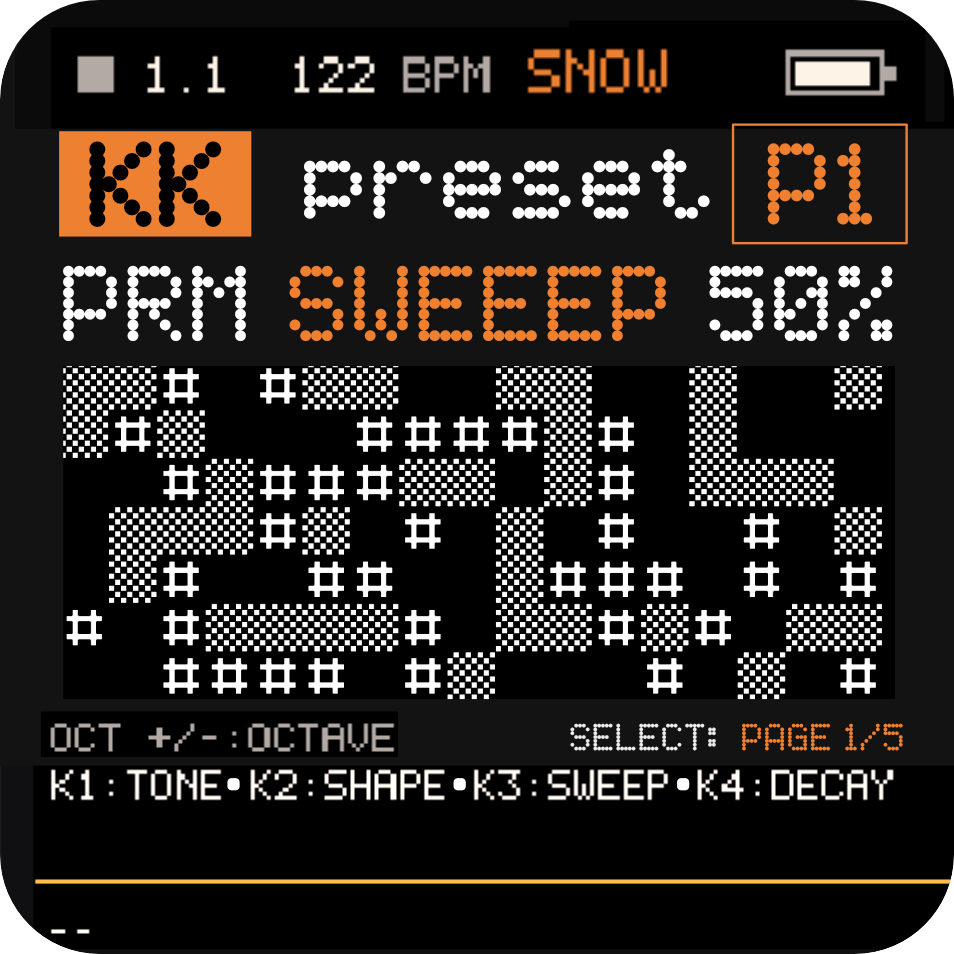
#> input picture assets/stattic-home/1.jpg, 954 x 954 px; its folder holds 4 pictures in this run
$ python gen_stattic_art.py
#> lines starting #> are read from the running program, lines starting #| are printed output that depends on the picture
#!/usr/bin/env python3
# SPDX-License-Identifier: GPL-3.0-only
"""Pack the supplied HOME artwork at native resolution, deduplicating rows.

The reference JPGs are design inputs only, never linked into firmware.
One-bit rows and small palette masks need no decoding frame or framebuffer.
"""
from pathlib import Path
from PIL import Image
ROOT = Path(__file__).resolve().parents[1]
BOXES = ((63,366,895,699),(75,393,907,703),(69,391,901,703))
HEIGHTS = (84,78,78)
BADGES = ((2,(303,264,438,372),(34,27)),(3,(375,269,572,367),(49,25)),
          (4,(658,136,903,220),(61,21)),(5,(687,122,884,240),(49,30)))

def mono(im):
    im=im.convert('L');w,h=im.size
    return [tuple(sum((x+b<w and im.getpixel((x+b,y))>=112)<<(7-b) for b in range(8)) for x in range(0,w,8)) for y in range(h)]
def crows(rows):
    return '\n'.join(' {'+','.join(f'0x{x:02x}' for x in row)+'},' for row in rows)
def main():
    images=[Image.open(ROOT/f'assets/stattic-home/{n}.jpg').convert('RGB') for n in range(1,6)]
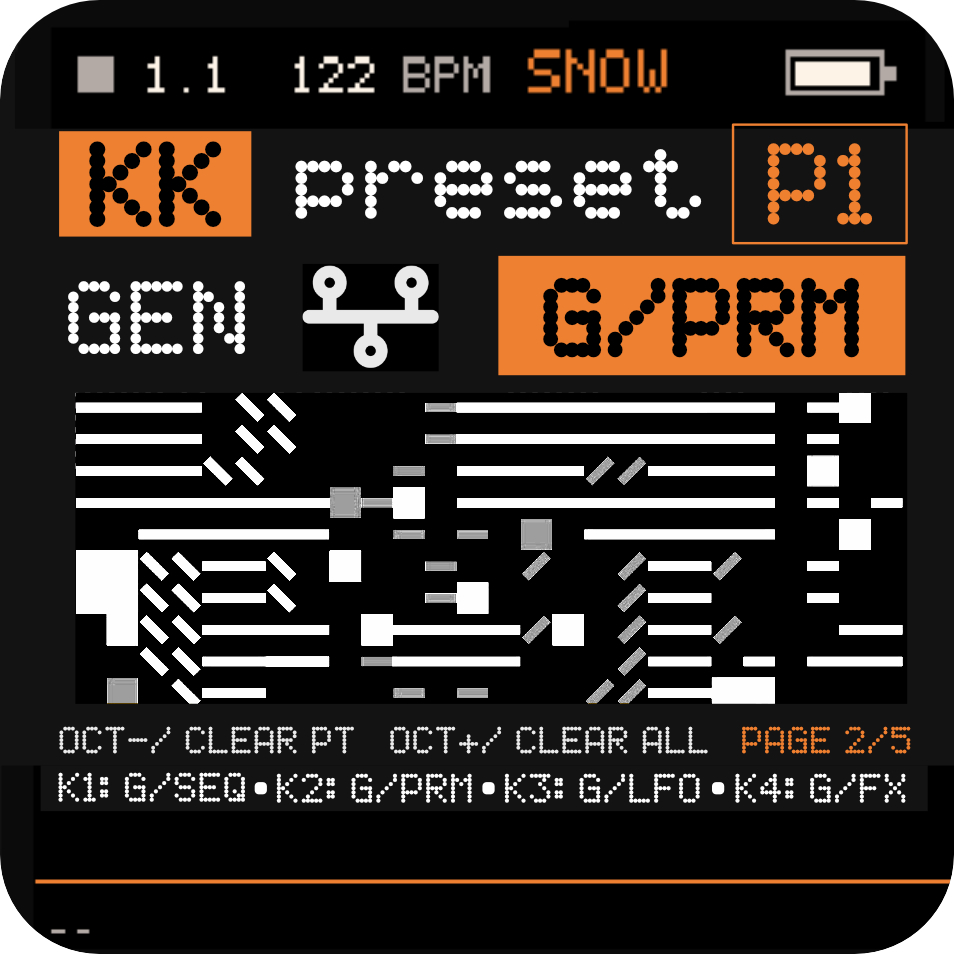
#> input picture assets/stattic-home/2.jpg, 954 x 954 px
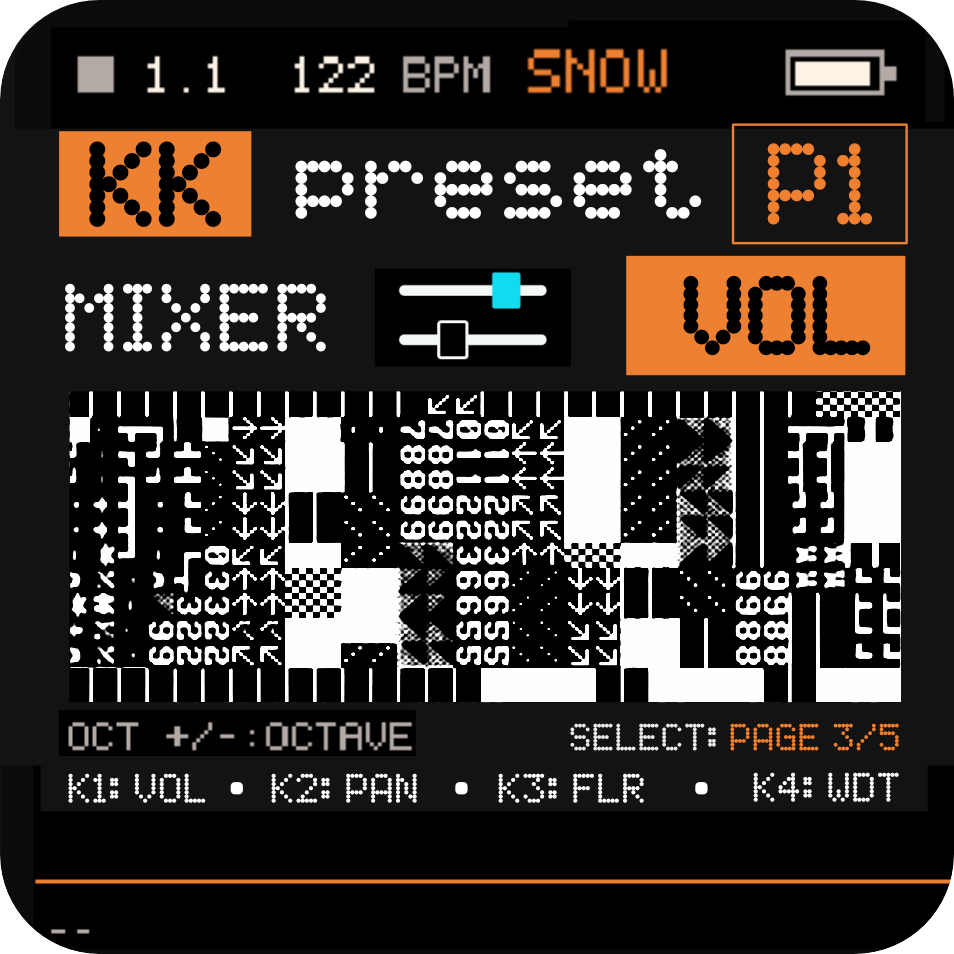
#> input picture assets/stattic-home/3.jpg, 954 x 954 px
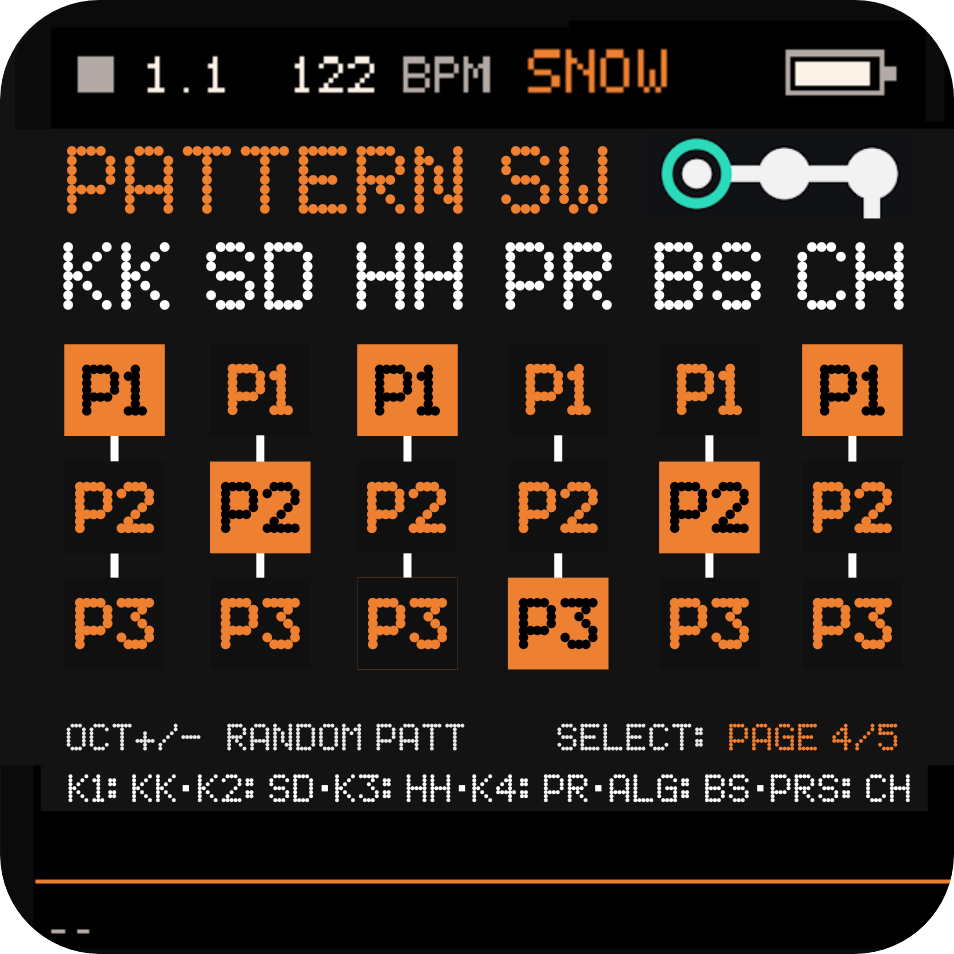
#> input picture assets/stattic-home/4.jpg, 954 x 954 px
    rows=[];lookup={};indices=[]
    for im,box,height in zip(images,BOXES,HEIGHTS):
        frame=[]
        for row in mono(im.crop(box).resize((208,height),Image.Resampling.NEAREST)):
            if row not in lookup:lookup[row]=len(rows);rows.append(row)
            frame.append(lookup[row])
        indices.append(frame+frame[:84-height])
    periods=list(HEIGHTS)
    # (2026-11-08) the extra pictures, drawn by gen_stattic_art_extra.py: 84 rows, wrapping
    for path in sorted((ROOT/'assets/stattic-home/extra').glob('*.png')):
        frame=[]
        for row in mono(Image.open(path).convert('L')):
            if row not in lookup:lookup[row]=len(rows);rows.append(row)
            frame.append(lookup[row])
        assert len(frame)==84;indices.append(frame);periods.append(84)
    out=['/* SPDX-License-Identifier: GPL-3.0-only */','/* Generated from the user HOME mockups, assets/stattic-home/ (and extra/). */',
         '#ifndef STATTIC_ART_H','#define STATTIC_ART_H',
         '#define ST_STATIC_W 208u','#define ST_STATIC_H 84u',f'static const uint8_t ST_STATIC_ROWS[{len(rows)}][26]={{',crows(rows),'};',
         f'#define ST_ART_COUNT {len(indices)}u',
         f'static const {"uint16_t" if len(rows)>255 else "uint8_t"} ST_STATIC_INDEX[{len(indices)}][84]={{',crows(indices),'};',
         'static const uint8_t ST_ART_PERIOD[ST_ART_COUNT]={'+','.join(map(str,periods))+'};']
    for i,(n,box,size) in enumerate(BADGES):
        im=images[n-1].crop(box).resize(size,Image.Resampling.NEAREST)
        white=Image.new('L',size);accent=Image.new('L',size)
        for y in range(size[1]):
            for x in range(size[0]):
                r,g,b=im.getpixel((x,y));theme=g>r*1.3 and g>80 and b>r*1.3
                white.putpixel((x,y),255 if min(r,g,b)>115 and not theme else 0)
                accent.putpixel((x,y),255 if theme else 0)
        for label,mask in (('WHITE',white),('THEME',accent)):
            packed=mono(mask);out += [f'static const uint8_t ST_BADGE_{i}_{label}[{len(packed)}][{len(packed[0])}]={{',crows(packed),'};']
    bar=images[4].crop((395,502,760,568)).resize((92,17),Image.Resampling.NEAREST)
    out += ['static const uint8_t ST_BAR[17][12]={',crows(mono(bar)),'};']
    out.append('#endif')
    (ROOT/'firmware/src/stattic_art.h').write_text('\n'.join(out)+'\n')
    print(f'STATTIC static: {len(indices)} pictures, {len(rows)} unique rows, {len(rows)*26+len(indices)*84*(2 if len(rows)>255 else 1)} flash bytes + small icon/bar masks')
#> (the run stopped early here; a loop or call above may not have finished)
